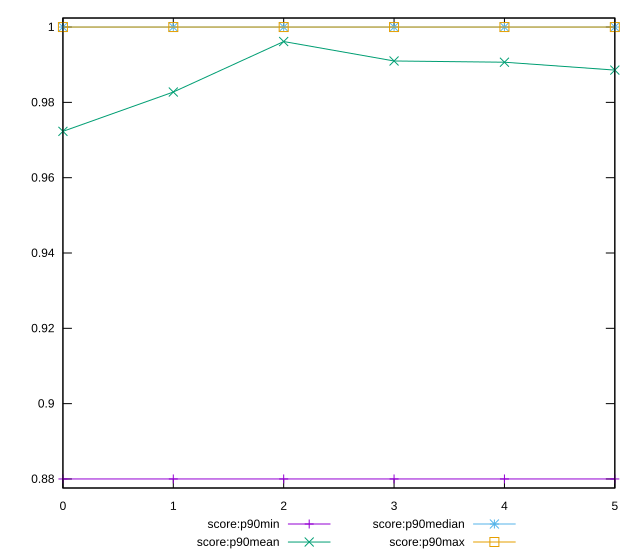

gnuplot code for this plot:
reset

$scoreP90Min <<EOF
0 0.88
1 0.88
2 0.88
3 0.88
4 0.88
5 0.88
EOF

$scoreP90Mean <<EOF
0 0.9723076923076927
1 0.9827472527472525
2 0.9961538461538462
3 0.9909890109890107
4 0.9906593406593404
5 0.9885714285714285
EOF

$scoreP90Median <<EOF
0 1
1 1
2 1
3 1
4 1
5 1
EOF

$scoreP90Max <<EOF
0 1
1 1
2 1
3 1
4 1
5 1
EOF

set key outside below
set xrange [0:5]
set yrange [0.8776:1.0024]
set trange [0.8776:1.0024]
set terminal svg size 640, 560 enhanced background rgb 'white'
set output "reprap/unminified-javascript/progression/score.svg"

plot $scoreP90Min title "score:p90min" with linespoints, \
     $scoreP90Mean title "score:p90mean" with linespoints, \
     $scoreP90Median title "score:p90median" with linespoints, \
     $scoreP90Max title "score:p90max" with linespoints

reset
